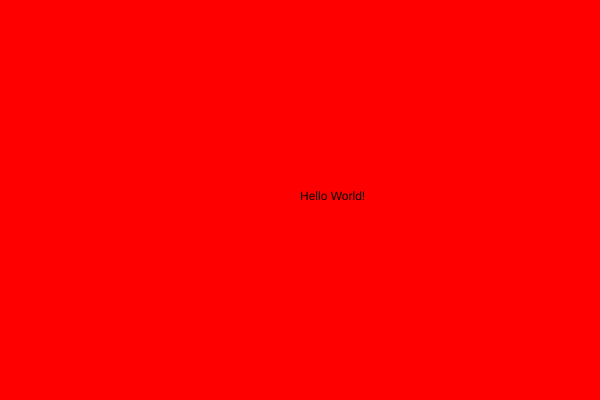
Frame 1 (no input)
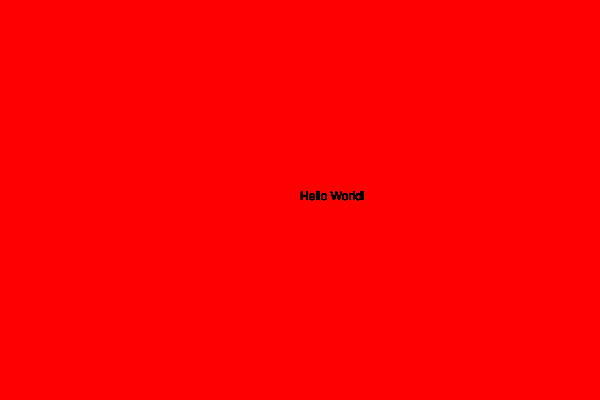
Frame 60 (no input)
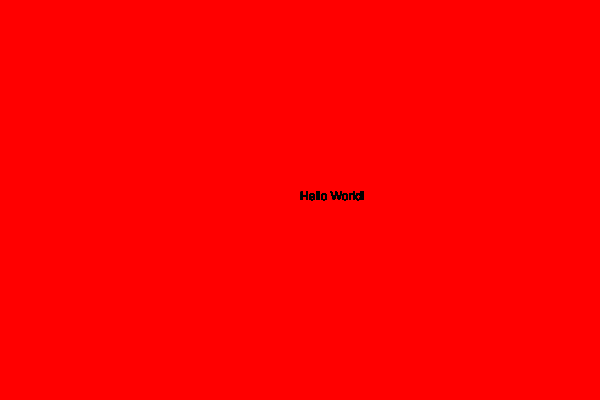
Frame 120 (the mouse pressed at the canvas centre since frame 60)

The p5.js sketch that drew these frames (run headless with seeded random() and noise() and a simulated clock; from frame 60 on, the mouse is pressed at the canvas centre):

// p5.js sketch
// ── sketch.js
//Setup function decleared
function setup(){

  //canvas 600px by 400px created
  createCanvas(600,400);

  //set background color to red
  background('red');
}

//Draw function declared
function draw(){

  // using text, writing "Hello World", located close to the center of the canvas
  text('Hello World!',300,200)
}
